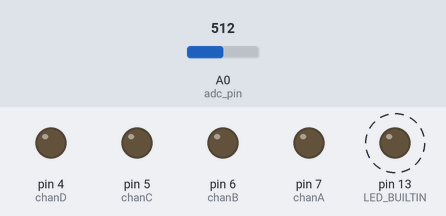
Recording of a sketch running on a simulated Arduino Uno, built with avr-gcc and run on an emulated ATmega328P. Shown: output pins drawn as LEDs (lit = HIGH). Dashed ring = blinking. The inputs (shaded band) are chosen by the test bench; at power-on: A0 (adc_pin) = 512.

Above: at 5.6 s.
5.7 s: A0 (adc_pin) set to 122
At 7.8 s:
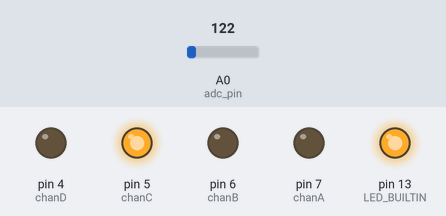
11.5 s: A0 (adc_pin) set to 0
At 11.81 s:
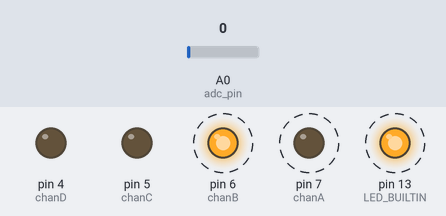
At 12.21 s:
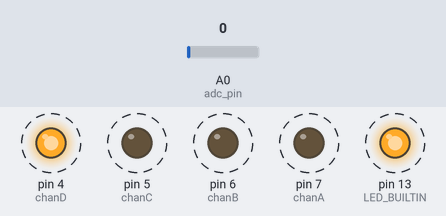
Timing chart, 0 to 23.3 s (numbered marks = the images above; inputs shaded):
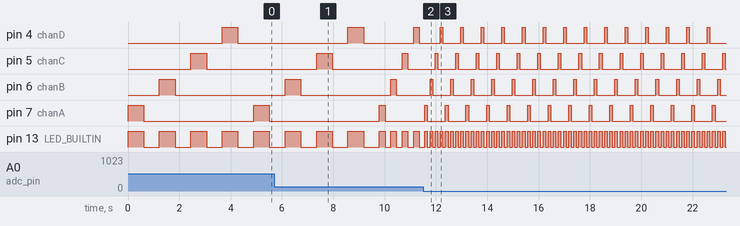

The sketch:

yk315mhz.ino
```cpp
/*
  yk3000 @ 315 MHz
  toggles transmitting through the 4 channels
  select interval with ADC
*/

//#define DEBUG_UART 9999

int adc_pin = A0;
int adc_val = 0;
int chanA = 7;
int chanB = 6;
int chanC = 5;
int chanD = 4;
int min_time = 100;
int tdiv = 1;
int interval = 0;


void setup()
{
  pinMode(LED_BUILTIN, OUTPUT);
  pinMode(chanA, OUTPUT);
  pinMode(chanB, OUTPUT);
  pinMode(chanC, OUTPUT);
  pinMode(chanD, OUTPUT);
  digitalWrite(LED_BUILTIN, LOW);
  digitalWrite(chanA, LOW);
  digitalWrite(chanB, LOW);
  digitalWrite(chanC, LOW);
  digitalWrite(chanD, LOW);
  #ifdef DEBUG_UART
    Serial.begin(9600);
  #endif
}


void loop()
{
  adc_val = analogRead(adc_pin);
  interval = min_time + (tdiv * adc_val);
  #ifdef DEBUG_UART
    Serial.print("ADC= ");
    Serial.print(adc_val);
    Serial.print("  ,  interval= ");
    Serial.print(interval);
    Serial.print(" ms\n");
  #endif

  digitalWrite(chanA, HIGH);
  digitalWrite(LED_BUILTIN, HIGH);
  delay(interval);
  digitalWrite(chanA, LOW);
  digitalWrite(LED_BUILTIN, LOW);
  delay(interval);

  digitalWrite(chanB, HIGH);
  digitalWrite(LED_BUILTIN, HIGH);
  delay(interval);
  digitalWrite(chanB, LOW);
  digitalWrite(LED_BUILTIN, LOW);
  delay(interval);

  digitalWrite(chanC, HIGH);
  digitalWrite(LED_BUILTIN, HIGH);
  delay(interval);
  digitalWrite(chanC, LOW);
  digitalWrite(LED_BUILTIN, LOW);
  delay(interval);

  digitalWrite(chanD, HIGH);
  digitalWrite(LED_BUILTIN, HIGH);
  delay(interval);
  digitalWrite(chanD, LOW);
  digitalWrite(LED_BUILTIN, LOW);
  delay(interval);
}
```

Measured:
- after the input at 11.5 s, pin 4 (chanD): alternates HIGH for 0.10 s and LOW for 0.70 s, starting after 0.67 s; pin 5 (chanC): alternates HIGH for 0.10 s and LOW for 0.70 s, starting after 0.47 s
